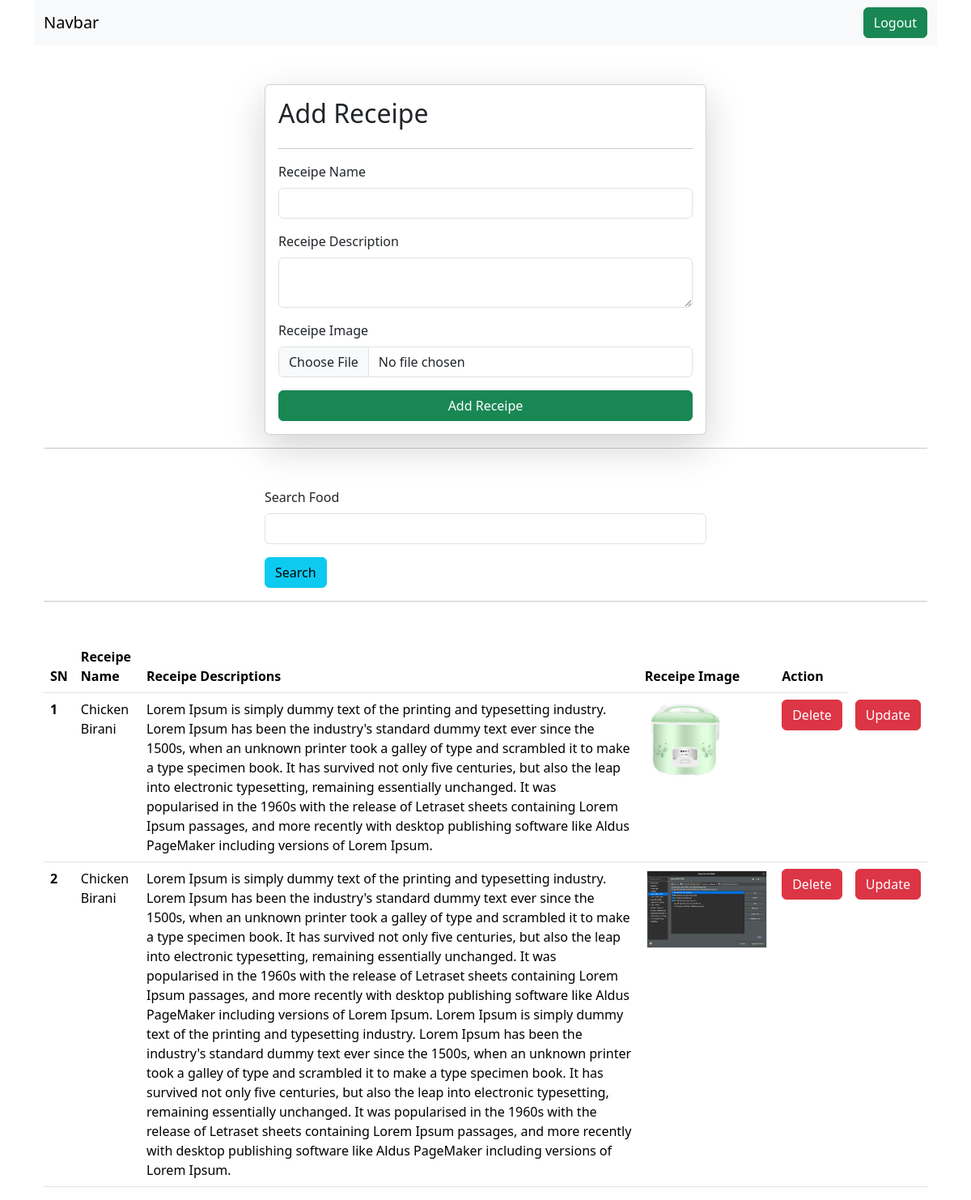
The page /receipe/ (signed in) on the database its author committed.
### vege/models.py (models this page shows, shortened)
class Recepie(models.Model):
  user = models.ForeignKey(User, on_delete=models.SET_NULL, null=True, blank=True)
  recepie_name = models.CharField(max_length=50)
  slug = models.SlugField(unique=True)
  receipe_discription = models.TextField(max_length=100)
  receipe_image = models.ImageField(upload_to='receipe')
  receipe_view_count = models.IntegerField(default=1)

### vege/views.py (the view, shortened to what this page needs)
# urls.py: path('receipe/',receipe, name='receipe'),
@login_required(login_url='/login/')
def receipe(request):
  queryset = Recepie.objects.all()
  if request.GET.get('search'):
    queryset = queryset.filter(recepie_name__icontains = request.GET.get('search'))
  context = {'receipes': queryset}
  return render(request, 'receipe.html', context)

### vege/templates/receipe.html (shortened to what this page needs)
{% extends "base.html" %}
{% load static %}
{% block start %}
<div class="container mt-5">
  <form
    class="col-6 mx-auto card p-3 shadow-lg"
    method="POST"
    enctype="multipart/form-data"
  >
    <h2>Add Receipe</h2>
    <hr />
    <div class="mb-3">
      <label class="form-label">Receipe Name</label>
      <input
        type="text"
        name="receipe_name"
        class="form-control"
        aria-describedby="emailHelp" required
      />
    </div>
    <div class="mb-3">
      <label class="form-label">Receipe Description</label>
      <textarea name="receipe_description" required class="form-control"></textarea>
    </div>
    <div class="mb-3">
      <label class="form-label">Receipe Image</label>
      <input
        type="file"
        name="receipe_image"
        class="form-control"
        aria-describedby="emailHelp" required
      />
    </div>
    <button type="submit" class="btn btn-success">Add Receipe</button>
  </form>
<hr>
  <div class="mt-5">
    <div class="mx-auto col-6">
      <form>
        <div class="mb-3">
          <label class="form-label">Search Food</label>
          <input
            type="text"
            name="search"
            class="form-control"
          />
        </div>
        <button class="btn btn-info">Search</button>
      </form>
    </div>
  </div>
  <hr>
  <table class="table mt-5">
    <thead>
      <tr>
        <th scope="col">SN</th>
        <th scope="col">Receipe Name</th>
        <th scope="col">Receipe Descriptions</th>
        <th scope="col">Receipe Image</th>
        <th scope="col">Action</th>
      </tr>
    </thead>
    <tbody>
      {% for receipe in receipes %}
      <tr>
        <th scope="row">{{forloop.counter}}</th>
        <td>{{receipe.recepie_name}}</td>
        <td>{{receipe.receipe_discription}}</td>
        <td><img src="/media/{{receipe.receipe_image}}" style="height:100px"></img></td>
        <td><a href="/delete_receipe/{{receipe.id}}" class="btn btn-danger">Delete</a></td>
        <td><a href="/update_receipe/{{receipe.slug}}" class="btn btn-danger">Update</a></td>
      </tr>
      {% endfor %}
    </tbody>
  </table>
</div>
{% endblock %}

### rows shown on the page
Recepie: recepie_name "Chicken Birani", receipe_discription "Lorem Ipsum is simply dummy text of the printing and typesetting industry. Lorem Ipsum has been the industry's standard dummy text ever since the 1500s, when an unknown printer took a galley of type and scrambled it to make a type specimen book. It has survived not only five centuries, but also the leap into electronic typesetting, remaining essentially unchanged. It was popularised in the 1960s with the release of Letraset sheets containing Lorem Ipsum passages, and more recently with desktop publishing software like Aldus PageMaker including versions of Lorem Ipsum.", receipe_image (picture)
Recepie: recepie_name "Chicken Birani", receipe_discription "Lorem Ipsum is simply dummy text of the printing and typesetting industry. Lorem Ipsum has been the industry's standard dummy text ever since the 1500s, when an unknown printer took a galley of type and scrambled it to make a type specimen book. It has survived not only five centuries, but also the leap into electronic typesetting, remaining essentially unchanged. It was popularised in the 1960s with the release of Letraset sheets containing Lorem Ipsum passages, and more recently with desktop publishing software like Aldus PageMaker including versions of Lorem Ipsum. Lorem Ipsum is simply dummy text of the printing and typesetting industry. Lorem Ipsum has been the industry's standard…", receipe_image (picture)
